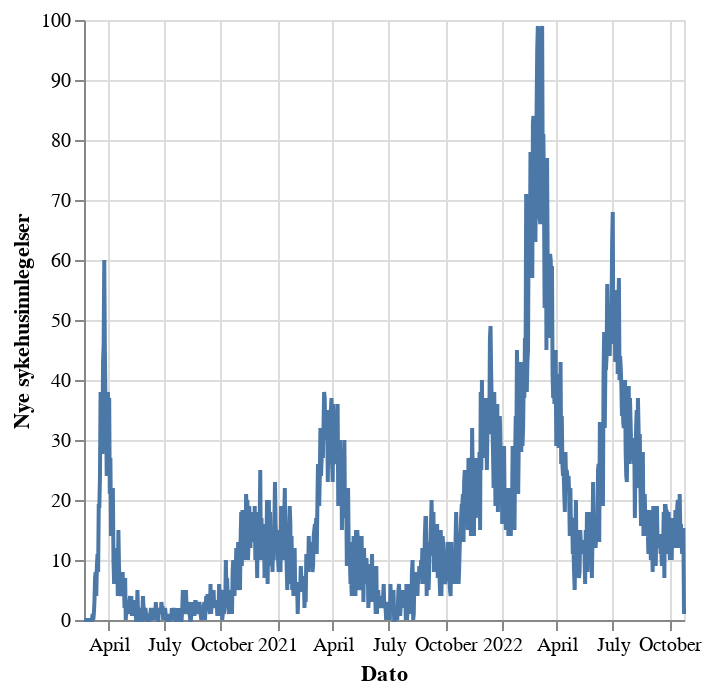

The code cell stored with this chart in its notebook:
### Code cell
alt.Chart(admissions).mark_line().encode(
    x="Dato",
    y="Nye sykehusinnlegelser:Q",
)

### Figure 1 — Vega-Lite specification as saved in the notebook (floating-point values rounded to 4 significant figures; data arrays with more than 128 entries replaced by an {"elided": "..."} marker saying what was removed)
{"config": {"view": {"continuousWidth": 300, "continuousHeight": 300}}, "data": {"name": "data-c71ca1b34e7e8ef0823a8d6088d0810b"}, "mark": {"type": "line"}, "encoding": {"x": {"field": "Dato", "type": "temporal"}, "y": {"field": "Nye sykehusinnlegelser", "type": "quantitative"}}, "$schema": "https://vega.github.io/schema/vega-lite/v5.8.0.json", "datasets": {"data-c71ca1b34e7e8ef0823a8d6088d0810b": {"elided": "978 records"}}}
